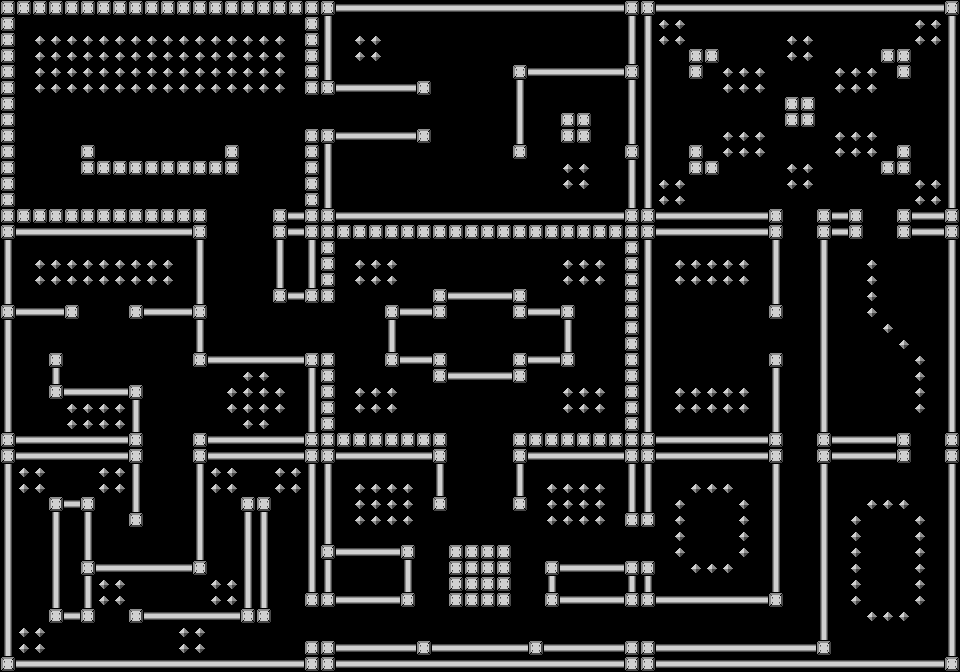

A 2D game scene composited from a Tiled map and its tileset images. What follows is a short description and the map's XML, with every tile layer's data as written:
An orthogonal 60x42 tile map with 16x16 px tiles, 1 tile layer (map_layer).

<map version="1.10" tiledversion="1.11.2" orientation="orthogonal" renderorder="right-down" width="60" height="42" tilewidth="16" tileheight="16" infinite="0" nextlayerid="2" nextobjectid="1">
 <tileset firstgid="1" source="level1_tiles.tsx" />
 <layer id="1" name="map_layer" width="60" height="42">
  <data encoding="csv">
1,1,1,1,1,1,1,1,1,1,1,1,1,1,1,1,1,1,1,1,1,3,3,3,3,3,3,3,3,3,3,3,3,3,3,3,3,3,3,1,1,3,3,3,3,3,3,3,3,3,3,3,3,3,3,3,3,3,3,1,
1,0,0,0,0,0,0,0,0,0,0,0,0,0,0,0,0,0,0,1,2,0,0,0,0,0,0,0,0,0,0,0,0,0,0,0,0,0,0,2,2,5,5,0,0,0,0,0,0,0,0,0,0,0,0,0,0,5,5,2,
1,0,5,5,5,5,5,5,5,5,5,5,5,5,5,5,5,5,0,1,2,0,5,5,0,0,0,0,0,0,0,0,0,0,0,0,0,0,0,2,2,5,5,0,0,0,0,0,0,5,5,0,0,0,0,0,0,5,5,2,
1,0,5,5,5,5,5,5,5,5,5,5,5,5,5,5,5,5,0,1,2,0,5,5,0,0,0,0,0,0,0,0,0,0,0,0,0,0,0,2,2,0,0,1,1,0,0,0,0,5,5,0,0,0,0,1,1,0,0,2,
1,0,5,5,5,5,5,5,5,5,5,5,5,5,5,5,5,5,0,1,2,0,0,0,0,0,0,0,0,0,0,0,1,3,3,3,3,3,3,1,2,0,0,1,0,5,5,5,0,0,0,0,5,5,5,0,1,0,0,2,
1,0,5,5,5,5,5,5,5,5,5,5,5,5,5,5,5,5,0,1,1,3,3,3,3,3,1,0,0,0,0,0,2,0,0,0,0,0,0,2,2,0,0,0,0,5,5,5,0,0,0,0,5,5,5,0,0,0,0,2,
1,0,0,0,0,0,0,0,0,0,0,0,0,0,0,0,0,0,0,0,0,0,0,0,0,0,0,0,0,0,0,0,2,0,0,0,0,0,0,2,2,0,0,0,0,0,0,0,0,1,1,0,0,0,0,0,0,0,0,2,
1,0,0,0,0,0,0,0,0,0,0,0,0,0,0,0,0,0,0,0,0,0,0,0,0,0,0,0,0,0,0,0,2,0,0,1,1,0,0,2,2,0,0,0,0,0,0,0,0,1,1,0,0,0,0,0,0,0,0,2,
1,0,0,0,0,0,0,0,0,0,0,0,0,0,0,0,0,0,0,1,1,3,3,3,3,3,1,0,0,0,0,0,2,0,0,1,1,0,0,2,2,0,0,0,0,5,5,5,0,0,0,0,5,5,5,0,0,0,0,2,
1,0,0,0,0,1,0,0,0,0,0,0,0,0,1,0,0,0,0,1,2,0,0,0,0,0,0,0,0,0,0,0,1,0,0,0,0,0,0,1,2,0,0,1,0,5,5,5,0,0,0,0,5,5,5,0,1,0,0,2,
1,0,0,0,0,1,1,1,1,1,1,1,1,1,1,0,0,0,0,1,2,0,0,0,0,0,0,0,0,0,0,0,0,0,0,5,5,0,0,2,2,0,0,1,1,0,0,0,0,5,5,0,0,0,0,1,1,0,0,2,
1,0,0,0,0,0,0,0,0,0,0,0,0,0,0,0,0,0,0,1,2,0,0,0,0,0,0,0,0,0,0,0,0,0,0,5,5,0,0,2,2,5,5,0,0,0,0,0,0,5,5,0,0,0,0,0,0,5,5,2,
1,0,0,0,0,0,0,0,0,0,0,0,0,0,0,0,0,0,0,1,2,0,0,0,0,0,0,0,0,0,0,0,0,0,0,0,0,0,0,2,2,5,5,0,0,0,0,0,0,0,0,0,0,0,0,0,0,5,5,2,
1,1,1,1,1,1,1,1,1,1,1,1,1,0,0,0,0,1,3,1,1,3,3,3,3,3,3,3,3,3,3,3,3,3,3,3,3,3,3,1,1,3,3,3,3,3,3,3,1,0,0,1,3,1,0,0,1,3,3,1,
1,3,3,3,3,3,3,3,3,3,3,3,1,0,0,0,0,1,3,1,1,1,1,1,1,1,1,1,1,1,1,1,1,1,1,1,1,1,1,1,1,3,3,3,3,3,3,3,1,0,0,1,3,1,0,0,1,3,3,1,
2,0,0,0,0,0,0,0,0,0,0,0,2,0,0,0,0,2,0,2,1,0,0,0,0,0,0,0,0,0,0,0,0,0,0,0,0,0,0,1,2,0,0,0,0,0,0,0,2,0,0,2,0,0,0,0,0,0,0,2,
2,0,5,5,5,5,5,5,5,5,5,0,2,0,0,0,0,2,0,2,1,0,5,5,5,0,0,0,0,0,0,0,0,0,0,5,5,5,0,1,2,0,5,5,5,5,5,0,2,0,0,2,0,0,5,0,0,0,0,2,
2,0,5,5,5,5,5,5,5,5,5,0,2,0,0,0,0,2,0,2,1,0,5,5,5,0,0,0,0,0,0,0,0,0,0,5,5,5,0,1,2,0,5,5,5,5,5,0,2,0,0,2,0,0,5,0,0,0,0,2,
2,0,0,0,0,0,0,0,0,0,0,0,2,0,0,0,0,1,3,1,1,0,0,0,0,0,0,1,3,3,3,3,1,0,0,0,0,0,0,1,2,0,0,0,0,0,0,0,2,0,0,2,0,0,5,0,0,0,0,2,
1,3,3,3,1,0,0,0,1,3,3,3,1,0,0,0,0,0,0,0,0,0,0,0,1,3,3,1,0,0,0,0,1,3,3,1,0,0,0,1,2,0,0,0,0,0,0,0,1,0,0,2,0,0,5,0,0,0,0,2,
2,0,0,0,0,0,0,0,0,0,0,0,2,0,0,0,0,0,0,0,0,0,0,0,2,0,0,0,0,0,0,0,0,0,0,2,0,0,0,1,2,0,0,0,0,0,0,0,0,0,0,2,0,0,0,5,0,0,0,2,
2,0,0,0,0,0,0,0,0,0,0,0,2,0,0,0,0,0,0,0,0,0,0,0,2,0,0,0,0,0,0,0,0,0,0,2,0,0,0,1,2,0,0,0,0,0,0,0,0,0,0,2,0,0,0,0,5,0,0,2,
2,0,0,1,0,0,0,0,0,0,0,0,1,3,3,3,3,3,3,1,1,0,0,0,1,3,3,1,0,0,0,0,1,3,3,1,0,0,0,1,2,0,0,0,0,0,0,0,1,0,0,2,0,0,0,0,0,5,0,2,
2,0,0,2,0,0,0,0,0,0,0,0,0,0,0,5,5,0,0,2,1,0,0,0,0,0,0,1,3,3,3,3,1,0,0,0,0,0,0,1,2,0,0,0,0,0,0,0,2,0,0,2,0,0,0,0,0,5,0,2,
2,0,0,1,3,3,3,3,1,0,0,0,0,0,5,5,5,5,0,2,1,0,5,5,5,0,0,0,0,0,0,0,0,0,0,5,5,5,0,1,2,0,5,5,5,5,5,0,2,0,0,2,0,0,0,0,0,5,0,2,
2,0,0,0,5,5,5,5,2,0,0,0,0,0,5,5,5,5,0,2,1,0,5,5,5,0,0,0,0,0,0,0,0,0,0,5,5,5,0,1,2,0,5,5,5,5,5,0,2,0,0,2,0,0,0,0,0,5,0,2,
2,0,0,0,5,5,5,5,2,0,0,0,0,0,0,5,5,0,0,2,1,0,0,0,0,0,0,0,0,0,0,0,0,0,0,0,0,0,0,1,2,0,0,0,0,0,0,0,2,0,0,2,0,0,0,0,0,0,0,2,
1,3,3,3,3,3,3,3,1,0,0,0,1,3,3,3,3,3,3,1,1,1,1,1,1,1,1,1,0,0,0,0,1,1,1,1,1,1,1,1,1,3,3,3,3,3,3,3,1,0,0,1,3,3,3,3,1,0,0,1,
1,3,3,3,3,3,3,3,1,0,0,0,1,3,3,3,3,3,3,1,1,3,3,3,3,3,3,1,0,0,0,0,1,3,3,3,3,3,3,1,1,3,3,3,3,3,3,3,1,0,0,1,3,3,3,3,1,0,0,1,
2,5,5,0,0,0,5,5,2,0,0,0,2,5,5,0,0,5,5,2,2,0,0,0,0,0,0,2,0,0,0,0,2,0,0,0,0,0,0,2,2,0,0,0,0,0,0,0,2,0,0,2,0,0,0,0,0,0,0,2,
2,5,5,0,0,0,5,5,2,0,0,0,2,5,5,0,0,5,5,2,2,0,5,5,5,5,0,2,0,0,0,0,2,0,5,5,5,5,0,2,2,0,0,5,5,5,0,0,2,0,0,2,0,0,0,0,0,0,0,2,
2,0,0,1,3,1,0,0,2,0,0,0,2,0,0,1,1,0,0,2,2,0,5,5,5,5,0,1,0,0,0,0,1,0,5,5,5,5,0,2,2,0,5,0,0,0,5,0,2,0,0,2,0,0,5,5,5,0,0,2,
2,0,0,2,0,2,0,0,1,0,0,0,2,0,0,2,2,0,0,2,2,0,5,5,5,5,0,0,0,0,0,0,0,0,5,5,5,5,0,1,1,0,5,0,0,0,5,0,2,0,0,2,0,5,0,0,0,5,0,2,
2,0,0,2,0,2,0,0,0,0,0,0,2,0,0,2,2,0,0,2,2,0,0,0,0,0,0,0,0,0,0,0,0,0,0,0,0,0,0,0,0,0,5,0,0,0,5,0,2,0,0,2,0,5,0,0,0,5,0,2,
2,0,0,2,0,2,0,0,0,0,0,0,2,0,0,2,2,0,0,2,1,3,3,3,3,1,0,0,1,1,1,1,0,0,0,0,0,0,0,0,0,0,5,0,0,0,5,0,2,0,0,2,0,5,0,0,0,5,0,2,
2,0,0,2,0,1,3,3,3,3,3,3,1,0,0,2,2,0,0,2,2,0,0,0,0,2,0,0,1,1,1,1,0,0,1,3,3,3,3,1,1,0,0,5,5,5,0,0,2,0,0,2,0,5,0,0,0,5,0,2,
2,0,0,2,0,2,5,5,0,0,0,0,0,5,5,2,2,0,0,2,2,0,0,0,0,2,0,0,1,1,1,1,0,0,2,0,0,0,0,2,2,0,0,0,0,0,0,0,2,0,0,2,0,5,0,0,0,5,0,2,
2,0,0,2,0,2,5,5,0,0,0,0,0,5,5,2,2,0,0,1,1,3,3,3,3,1,0,0,1,1,1,1,0,0,1,3,3,3,3,1,1,3,3,3,3,3,3,3,1,0,0,2,0,5,0,0,0,5,0,2,
2,0,0,1,3,1,0,0,1,3,3,3,3,3,3,1,1,0,0,0,0,0,0,0,0,0,0,0,0,0,0,0,0,0,0,0,0,0,0,0,0,0,0,0,0,0,0,0,0,0,0,2,0,0,5,5,5,0,0,2,
2,5,5,0,0,0,0,0,0,0,0,5,5,0,0,0,0,0,0,0,0,0,0,0,0,0,0,0,0,0,0,0,0,0,0,0,0,0,0,0,0,0,0,0,0,0,0,0,0,0,0,2,0,0,0,0,0,0,0,2,
2,5,5,0,0,0,0,0,0,0,0,5,5,0,0,0,0,0,0,1,1,3,3,3,3,3,1,3,3,3,3,3,3,1,3,3,3,3,3,1,1,3,3,3,3,3,3,3,3,3,3,1,0,0,0,0,0,0,0,2,
1,3,3,3,3,3,3,3,3,3,3,3,3,3,3,3,3,3,3,1,1,3,3,3,3,3,3,3,3,3,3,3,3,3,3,3,3,3,3,1,1,3,3,3,3,3,3,3,3,3,3,3,3,3,3,3,3,3,3,1
</data>
 </layer>
</map>
